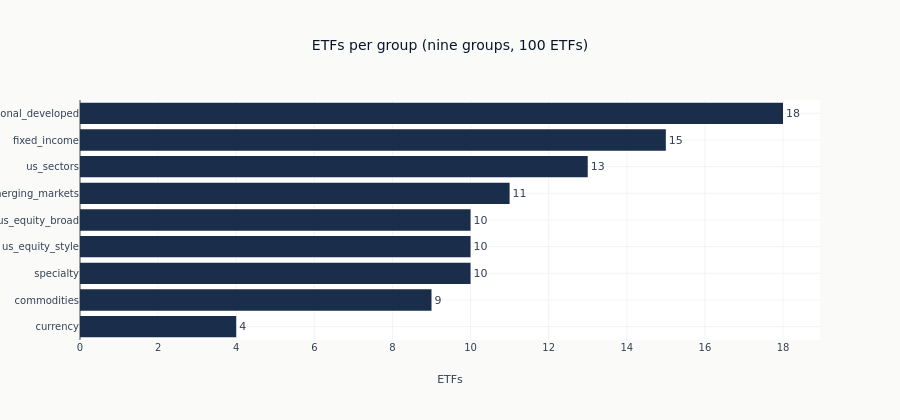

The cell this chart's notebook holds for it:
### Code cell
fig = go.Figure(
    go.Bar(
        x=group_sizes["etfs"].to_list(),
        y=group_sizes["group"].to_list(),
        orientation="h",
        marker_color=COLORS["slate"],
        text=group_sizes["etfs"].to_list(),
        textposition="outside",
    )
)
fig.update_layout(
    title="ETFs per group (nine groups, 100 ETFs)",
    xaxis_title="ETFs",
    yaxis=dict(autorange="reversed"),
    height=420,
)
fig.show()

### Figure 1 — Plotly figure (JSON) as saved in the notebook; plotly's stock layout.template omitted (floating-point values rounded to 4 significant figures)
{"data": [{"marker": {"color": "#1a2d4a"}, "orientation": "h", "text": ["18", "15", "13", "11", "10", "10", "10", "9", "4"], "textposition": "outside", "type": "bar", "x": [18, 15, 13, 11, 10, 10, 10, 9, 4], "y": ["international_developed", "fixed_income", "us_sectors", "emerging_markets", "us_equity_broad", "us_equity_style", "specialty", "commodities", "currency"]}], "layout": {"height": 420, "title": {"text": "ETFs per group (nine groups, 100 ETFs)"}, "xaxis": {"title": {"text": "ETFs"}}, "yaxis": {"autorange": "reversed"}}}
